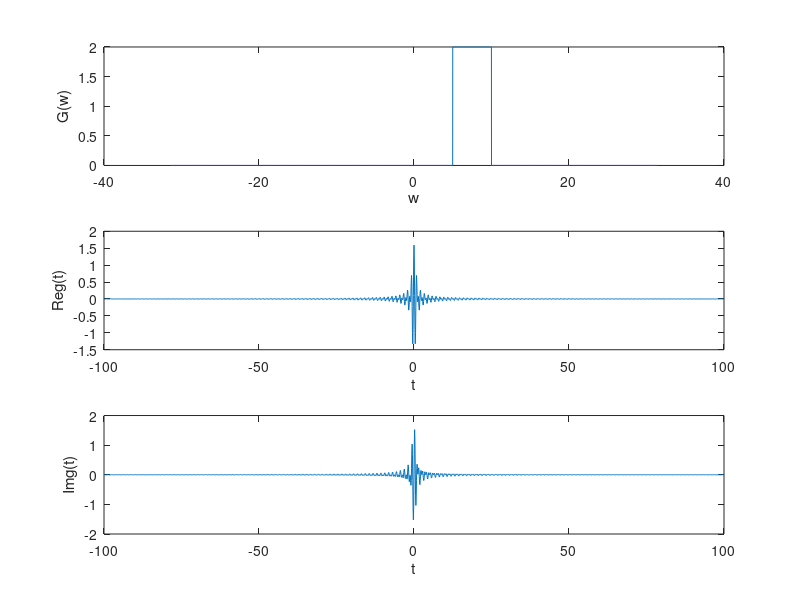
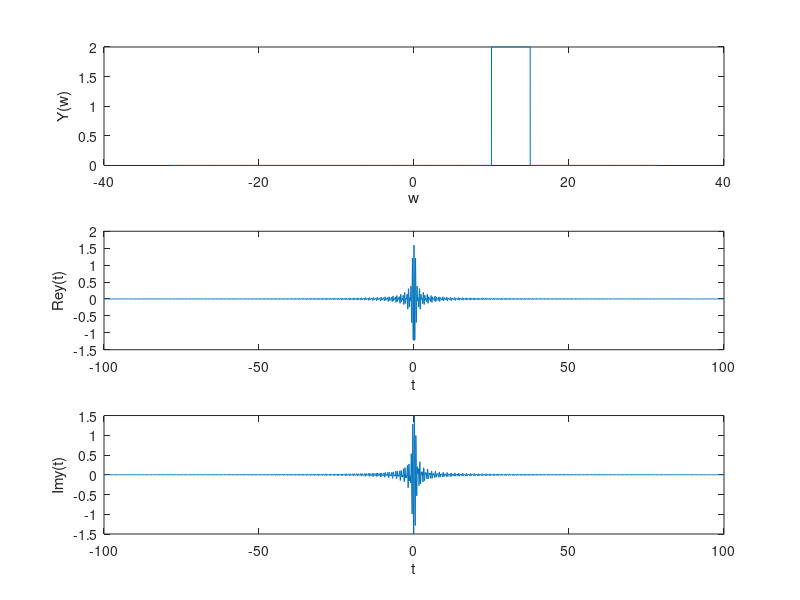

The MATLAB script that drew these images, in order:
close all
clear all
clc

%% Part 1 
G =@(a) 2*((a>=5)-(a>=10)); % Defining an anonymous function G in frequency domain
w = -31.4:0.01:31.4;        % The frequency range
g = [];                     % Creating an empty array for g(t)
t = -100:0.1:100;           % The time range

for ii = 1:1:length(t)      % Calculating the inverse fourier transform
    g(ii) = (1/(2*pi))*trapz(w,G(w).*exp(1i.*w.*t(ii)));
end

g_real = real(g);           % Extracting the real part of g
g_imag = imag(g);           % Getting the imaginary part of g

%% The plots for part a as specified
figure(1);
subplot(3,1,1);
    plot(w,G(w));
    xlabel('w');
    ylabel('G(w)');
subplot(3,1,2);
    plot(t,g_real);
    xlabel('t');
    ylabel('Re{g(t)}'); 
subplot(3,1,3);
    plot(t,g_imag);
    xlabel('t');
    ylabel('Im{g(t)}');    
    
    
    
%% Part b
Y = G(w-5);                 % The frequency-shifted signal Y
y = [];                     % Initializing the time domain signal y

for ii = 1:1:length(t)      % Evaluating the inverse fourier transform on Y
    y(ii) = (1/(2*pi))*trapz(w,Y.*exp(1i.*w.*t(ii)));
end

y_real = real(y);           % Get real part of y
y_imag = imag(y);           % Get imaginary part of y

%% Make the plots for part b
figure(2);
subplot(3,1,1);
    plot(w,Y);
    xlabel('w');
    ylabel('Y(w)');
subplot(3,1,2);
    plot(t,y_real);
    xlabel('t');
    ylabel('Re{y(t)}'); 
subplot(3,1,3);
    plot(t,y_imag);
    xlabel('t');
    ylabel('Im{y(t)}');    